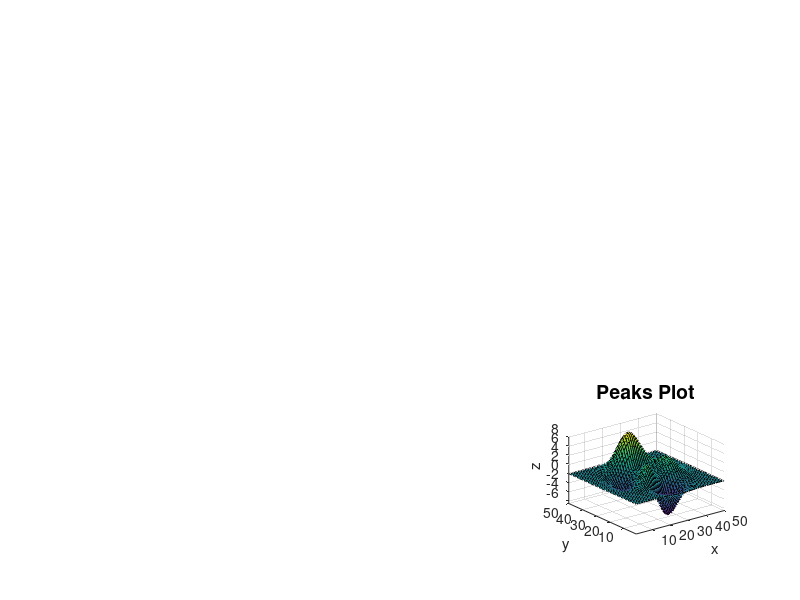

Here is the MATLAB script that generated this plot: (Note: this script raises an error after producing the figure.)
% DEMO of subplot Vs subplot_tight
func_hndl={@subplot;@subplot_tight};
dir_file=dir('*.jpg');
for p=1:length(dir_file)
   img=imread(dir_file(p).name);
   for func_ind=1:length(func_hndl)
      figure(func_ind)
      func_hndl{func_ind}(3,3,p);
      imshow(img);
   end
end
peaks_data=peaks(50);
for func_ind=1:length(func_hndl);
   figure(func_ind)
   func_hndl{func_ind}(3,3,[9,9]);
   surf(peaks_data);
   axis tight;
   xlabel('x');
   ylabel('y');
   zlabel('z');
   title('Peaks Plot','FontSize', 14);
end
set(1,'Name','Matlab SUBPLOT');
set(2,'Name','Our subplot_tight');
set(1:2,'MenuBar','none')